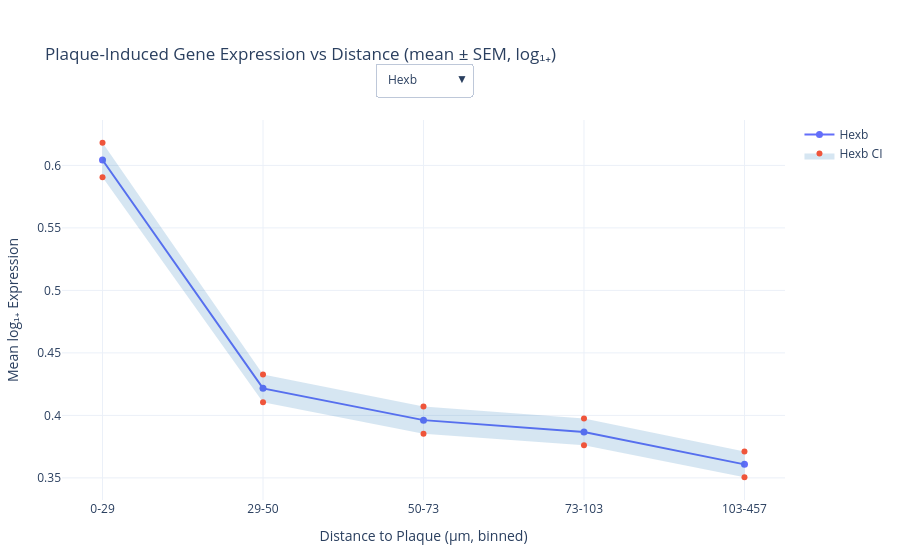

The notebook cell saved with this chart:
### Markdown cell above
- Visualization details: `plot_gene_expression_by_distance` draws per-gene mean ± SEM across ordered distance bins; `plot_expression_heatmap` summarizes the same information compactly. Both highlight consistent decreasing gradients for microglial (e.g., Hexb, Ctsd, Cst3, Apoe) and astrocytic (e.g., Gfap, Serpina3n, Vim) markers.

### Code cell
plot_gene_expression_by_distance_interactive(
    summary_df,
    pig_genes=PIG_GENES,  # replace with your list
)

### Figure 1 — Plotly figure (JSON) as saved in the notebook; plotly's stock layout.template omitted (floating-point values rounded to 4 significant figures)
{"data": [{"line": {"width": 2}, "marker": {"size": 7}, "mode": "lines+markers", "name": "Hexb", "type": "scatter", "visible": true, "x": ["0-29", "29-50", "50-73", "73-103", "103-457"], "y": [0.6043, 0.4216, 0.3962, 0.3867, 0.3608]}, {"fill": "toself", "fillcolor": "rgba(31, 119, 180, 0.18)", "hoverinfo": "skip", "line": {"width": 0}, "name": "Hexb CI", "type": "scatter", "visible": true, "x": ["0-29", "29-50", "50-73", "73-103", "103-457", "103-457", "73-103", "50-73", "29-50", "0-29"], "y": [0.6181, 0.4327, 0.4072, 0.3974, 0.3711, 0.3505, 0.3761, 0.3852, 0.4105, 0.5905]}, {"line": {"width": 2}, "marker": {"size": 7}, "mode": "lines+markers", "name": "Cst3", "type": "scatter", "visible": false, "x": ["0-29", "29-50", "50-73", "73-103", "103-457"], "y": [2.691, 2.63, 2.57, 2.51, 2.374]}, {"fill": "toself", "fillcolor": "rgba(31, 119, 180, 0.18)", "hoverinfo": "skip", "line": {"width": 0}, "name": "Cst3 CI", "type": "scatter", "visible": false, "x": ["0-29", "29-50", "50-73", "73-103", "103-457", "103-457", "73-103", "50-73", "29-50", "0-29"], "y": [2.706, 2.644, 2.584, 2.525, 2.39, 2.359, 2.495, 2.555, 2.615, 2.676]}, {"line": {"width": 2}, "marker": {"size": 7}, "mode": "lines+markers", "name": "Cd63", "type": "scatter", "visible": false, "x": ["0-29", "29-50", "50-73", "73-103", "103-457"], "y": [0.7563, 0.6249, 0.5932, 0.563, 0.5717]}, {"fill": "toself", "fillcolor": "rgba(31, 119, 180, 0.18)", "hoverinfo": "skip", "line": {"width": 0}, "name": "Cd63 CI", "type": "scatter", "visible": false, "x": ["0-29", "29-50", "50-73", "73-103", "103-457", "103-457", "73-103", "50-73", "29-50", "0-29"], "y": [0.7684, 0.6365, 0.6045, 0.5741, 0.5833, 0.56, 0.5519, 0.5819, 0.6134, 0.7441]}, {"line": {"width": 2}, "marker": {"size": 7}, "mode": "lines+markers", "name": "C4b", "type": "scatter", "visible": false, "x": ["0-29", "29-50", "50-73", "73-103", "103-457"], "y": [0.6308, 0.5782, 0.5309, 0.4686, 0.4475]}, {"fill": "toself", "fillcolor": "rgba(31, 119, 180, 0.18)", "hoverinfo": "skip", "line": {"width": 0}, "name": "C4b CI", "type": "scatter", "visible": false, "x": ["0-29", "29-50", "50-73", "73-103", "103-457", "103-457", "73-103", "50-73", "29-50", "0-29"], "y": [0.644, 0.5912, 0.5434, 0.4804, 0.4593, 0.4358, 0.4568, 0.5184, 0.5652, 0.6176]}, {"line": {"width": 2}, "marker": {"size": 7}, "mode": "lines+markers", "name": "Ctsd", "type": "scatter", "visible": false, "x": ["0-29", "29-50", "50-73", "73-103", "103-457"], "y": [1.342, 1.14, 1.119, 1.093, 1.07]}, {"fill": "toself", "fillcolor": "rgba(31, 119, 180, 0.18)", "hoverinfo": "skip", "line": {"width": 0}, "name": "Ctsd CI", "type": "scatter", "visible": false, "x": ["0-29", "29-50", "50-73", "73-103", "103-457", "103-457", "73-103", "50-73", "29-50", "0-29"], "y": [1.357, 1.154, 1.133, 1.107, 1.084, 1.056, 1.08, 1.106, 1.127, 1.327]}, {"line": {"width": 2}, "marker": {"size": 7}, "mode": "lines+markers", "name": "B2m", "type": "scatter", "visible": false, "x": ["0-29", "29-50", "50-73", "73-103", "103-457"], "y": [0.9646, 0.7763, 0.7125, 0.6737, 0.5948]}, {"fill": "toself", "fillcolor": "rgba(31, 119, 180, 0.18)", "hoverinfo": "skip", "line": {"width": 0}, "name": "B2m CI", "type": "scatter", "visible": false, "x": ["0-29", "29-50", "50-73", "73-103", "103-457", "103-457", "73-103", "50-73", "29-50", "0-29"], "y": [0.9777, 0.7885, 0.7244, 0.6854, 0.6062, 0.5835, 0.662, 0.7006, 0.7641, 0.9515]}, {"line": {"width": 2}, "marker": {"size": 7}, "mode": "lines+markers", "name": "H2-K1", "type": "scatter", "visible": false, "x": ["0-29", "29-50", "50-73", "73-103", "103-457"], "y": [0.4507, 0.354, 0.3357, 0.3167, 0.2938]}, {"fill": "toself", "fillcolor": "rgba(31, 119, 180, 0.18)", "hoverinfo": "skip", "line": {"width": 0}, "name": "H2-K1 CI", "type": "scatter", "visible": false, "x": ["0-29", "29-50", "50-73", "73-103", "103-457", "103-457", "73-103", "50-73", "29-50", "0-29"], "y": [0.4608, 0.3632, 0.3447, 0.3255, 0.3023, 0.2853, 0.3079, 0.3268, 0.3449, 0.4407]}, {"line": {"width": 2}, "marker": {"size": 7}, "mode": "lines+markers", "name": "Apoe", "type": "scatter", "visible": false, "x": ["0-29", "29-50", "50-73", "73-103", "103-457"], "y": [1.972, 1.852, 1.812, 1.777, 1.716]}, {"fill": "toself", "fillcolor": "rgba(31, 119, 180, 0.18)", "hoverinfo": "skip", "line": {"width": 0}, "name": "Apoe CI", "type": "scatter", "visible": false, "x": ["0-29", "29-50", "50-73", "73-103", "103-457", "103-457", "73-103", "50-73", "29-50", "0-29"], "y": [1.988, 1.867, 1.827, 1.793, 1.732, 1.7, 1.762, 1.797, 1.836, 1.957]}, {"line": {"width": 2}, "marker": {"size": 7}, "mode": "lines+markers", "name": "Gfap", "type": "scatter", "visible": false, "x": ["0-29", "29-50", "50-73", "73-103", "103-457"], "y": [1.704, 1.411, 1.229, 1.13, 0.9847]}, {"fill": "toself", "fillcolor": "rgba(31, 119, 180, 0.18)", "hoverinfo": "skip", "line": {"width": 0}, "name": "Gfap CI", "type": "scatter", "visible": false, "x": ["0-29", "29-50", "50-73", "73-103", "103-457", "103-457", "73-103", "50-73", "29-50", "0-29"], "y": [1.725, 1.431, 1.248, 1.148, 1.001, 0.9681, 1.112, 1.21, 1.392, 1.684]}, {"line": {"width": 2}, "marker": {"size": 7}, "mode": "lines+markers", "name": "Nrep", "type": "scatter", "visible": false, "x": ["0-29", "29-50", "50-73", "73-103", "103-457"], "y": [0.3556, 0.4057, 0.4, 0.3845, 0.3428]}, {"fill": "toself", "fillcolor": "rgba(31, 119, 180, 0.18)", "hoverinfo": "skip", "line": {"width": 0}, "name": "Nrep CI", "type": "scatter", "visible": false, "x": ["0-29", "29-50", "50-73", "73-103", "103-457", "103-457", "73-103", "50-73", "29-50", "0-29"], "y": [0.366, 0.4168, 0.4109, 0.3949, 0.3526, 0.333, 0.3742, 0.3891, 0.3946, 0.3451]}, {"line": {"width": 2}, "marker": {"size": 7}, "mode": "lines+markers", "name": "Serpina3n", "type": "scatter", "visible": false, "x": ["0-29", "29-50", "50-73", "73-103", "103-457"], "y": [0.3843, 0.3026, 0.2488, 0.2116, 0.2105]}, {"fill": "toself", "fillcolor": "rgba(31, 119, 180, 0.18)", "hoverinfo": "skip", "line": {"width": 0}, "name": "Serpina3n CI", "type": "scatter", "visible": false, "x": ["0-29", "29-50", "50-73", "73-103", "103-457", "103-457", "73-103", "50-73", "29-50", "0-29"], "y": [0.3952, 0.3124, 0.2578, 0.2197, 0.2187, 0.2022, 0.2035, 0.2399, 0.2928, 0.3733]}, {"line": {"width": 2}, "marker": {"size": 7}, "mode": "lines+markers", "name": "Cd74", "type": "scatter", "visible": false, "x": ["0-29", "29-50", "50-73", "73-103", "103-457"], "y": [0.2214, 0.1001, 0.08051, 0.07316, 0.05831]}, {"fill": "toself", "fillcolor": "rgba(31, 119, 180, 0.18)", "hoverinfo": "skip", "line": {"width": 0}, "name": "Cd74 CI", "type": "scatter", "visible": false, "x": ["0-29", "29-50", "50-73", "73-103", "103-457", "103-457", "73-103", "50-73", "29-50", "0-29"], "y": [0.2307, 0.1062, 0.08599, 0.07839, 0.06299, 0.05364, 0.06793, 0.07502, 0.09388, 0.212]}, {"line": {"width": 2}, "marker": {"size": 7}, "mode": "lines+markers", "name": "Cxcl10", "type": "scatter", "visible": false, "x": ["0-29", "29-50", "50-73", "73-103", "103-457"], "y": [0.03114, 0.0131, 0.009506, 0.006162, 0.006018]}, {"fill": "toself", "fillcolor": "rgba(31, 119, 180, 0.18)", "hoverinfo": "skip", "line": {"width": 0}, "name": "Cxcl10 CI", "type": "scatter", "visible": false, "x": ["0-29", "29-50", "50-73", "73-103", "103-457", "103-457", "73-103", "50-73", "29-50", "0-29"], "y": [0.03486, 0.01534, 0.01133, 0.007602, 0.007571, 0.004465, 0.004722, 0.007678, 0.01087, 0.02741]}, {"line": {"width": 2}, "marker": {"size": 7}, "mode": "lines+markers", "name": "Vim", "type": "scatter", "visible": false, "x": ["0-29", "29-50", "50-73", "73-103", "103-457"], "y": [0.6065, 0.3665, 0.3054, 0.2859, 0.2816]}, {"fill": "toself", "fillcolor": "rgba(31, 119, 180, 0.18)", "hoverinfo": "skip", "line": {"width": 0}, "name": "Vim CI", "type": "scatter", "visible": false, "x": ["0-29", "29-50", "50-73", "73-103", "103-457", "103-457", "73-103", "50-73", "29-50", "0-29"], "y": [0.6204, 0.3774, 0.3151, 0.2955, 0.2915, 0.2718, 0.2764, 0.2956, 0.3557, 0.5926]}, {"line": {"width": 2}, "marker": {"size": 7}, "mode": "lines+markers", "name": "S100a6", "type": "scatter", "visible": false, "x": ["0-29", "29-50", "50-73", "73-103", "103-457"], "y": [0.3153, 0.2335, 0.193, 0.1885, 0.1745]}, {"fill": "toself", "fillcolor": "rgba(31, 119, 180, 0.18)", "hoverinfo": "skip", "line": {"width": 0}, "name": "S100a6 CI", "type": "scatter", "visible": false, "x": ["0-29", "29-50", "50-73", "73-103", "103-457", "103-457", "73-103", "50-73", "29-50", "0-29"], "y": [0.3245, 0.2414, 0.2001, 0.1956, 0.1814, 0.1675, 0.1815, 0.1859, 0.2256, 0.3062]}, {"line": {"width": 2}, "marker": {"size": 7}, "mode": "lines+markers", "name": "Ifit3", "type": "scatter", "visible": false, "x": ["0-29", "29-50", "50-73", "73-103", "103-457"], "y": [0.2526, 0.1987, 0.1963, 0.1795, 0.162]}, {"fill": "toself", "fillcolor": "rgba(31, 119, 180, 0.18)", "hoverinfo": "skip", "line": {"width": 0}, "name": "Ifit3 CI", "type": "scatter", "visible": false, "x": ["0-29", "29-50", "50-73", "73-103", "103-457", "103-457", "73-103", "50-73", "29-50", "0-29"], "y": [0.2611, 0.2062, 0.2038, 0.1867, 0.1689, 0.155, 0.1723, 0.1888, 0.1912, 0.2442]}], "layout": {"margin": {"b": 60, "l": 60, "r": 20, "t": 120}, "title": {"text": "Plaque-Induced Gene Expression vs Distance (mean ± SEM, log₁₊)"}, "updatemenus": [{"buttons": [{"args": [{"visible": [true, true, false, false, false, false, false, false, false, false, false, false, false, false, false, false, false, false, false, false, false, false, false, false, false, false, false, false, false, false, false, false]}, {"title": "Plaque-Induced Gene Expression vs Distance (mean ± SEM, log₁₊)<br><sup>Hexb</sup>"}], "label": "Hexb", "method": "update"}, {"args": [{"visible": [false, false, true, true, false, false, false, false, false, false, false, false, false, false, false, false, false, false, false, false, false, false, false, false, false, false, false, false, false, false, false, false]}, {"title": "Plaque-Induced Gene Expression vs Distance (mean ± SEM, log₁₊)<br><sup>Cst3</sup>"}], "label": "Cst3", "method": "update"}, {"args": [{"visible": [false, false, false, false, true, true, false, false, false, false, false, false, false, false, false, false, false, false, false, false, false, false, false, false, false, false, false, false, false, false, false, false]}, {"title": "Plaque-Induced Gene Expression vs Distance (mean ± SEM, log₁₊)<br><sup>Cd63</sup>"}], "label": "Cd63", "method": "update"}, {"args": [{"visible": [false, false, false, false, false, false, true, true, false, false, false, false, false, false, false, false, false, false, false, false, false, false, false, false, false, false, false, false, false, false, false, false]}, {"title": "Plaque-Induced Gene Expression vs Distance (mean ± SEM, log₁₊)<br><sup>C4b</sup>"}], "label": "C4b", "method": "update"}, {"args": [{"visible": [false, false, false, false, false, false, false, false, true, true, false, false, false, false, false, false, false, false, false, false, false, false, false, false, false, false, false, false, false, false, false, false]}, {"title": "Plaque-Induced Gene Expression vs Distance (mean ± SEM, log₁₊)<br><sup>Ctsd</sup>"}], "label": "Ctsd", "method": "update"}, {"args": [{"visible": [false, false, false, false, false, false, false, false, false, false, true, true, false, false, false, false, false, false, false, false, false, false, false, false, false, false, false, false, false, false, false, false]}, {"title": "Plaque-Induced Gene Expression vs Distance (mean ± SEM, log₁₊)<br><sup>B2m</sup>"}], "label": "B2m", "method": "update"}, {"args": [{"visible": [false, false, false, false, false, false, false, false, false, false, false, false, true, true, false, false, false, false, false, false, false, false, false, false, false, false, false, false, false, false, false, false]}, {"title": "Plaque-Induced Gene Expression vs Distance (mean ± SEM, log₁₊)<br><sup>H2-K1</sup>"}], "label": "H2-K1", "method": "update"}, {"args": [{"visible": [false, false, false, false, false, false, false, false, false, false, false, false, false, false, true, true, false, false, false, false, false, false, false, false, false, false, false, false, false, false, false, false]}, {"title": "Plaque-Induced Gene Expression vs Distance (mean ± SEM, log₁₊)<br><sup>Apoe</sup>"}], "label": "Apoe", "method": "update"}, {"args": [{"visible": [false, false, false, false, false, false, false, false, false, false, false, false, false, false, false, false, true, true, false, false, false, false, false, false, false, false, false, false, false, false, false, false]}, {"title": "Plaque-Induced Gene Expression vs Distance (mean ± SEM, log₁₊)<br><sup>Gfap</sup>"}], "label": "Gfap", "method": "update"}, {"args": [{"visible": [false, false, false, false, false, false, false, false, false, false, false, false, false, false, false, false, false, false, true, true, false, false, false, false, false, false, false, false, false, false, false, false]}, {"title": "Plaque-Induced Gene Expression vs Distance (mean ± SEM, log₁₊)<br><sup>Nrep</sup>"}], "label": "Nrep", "method": "update"}, {"args": [{"visible": [false, false, false, false, false, false, false, false, false, false, false, false, false, false, false, false, false, false, false, false, true, true, false, false, false, false, false, false, false, false, false, false]}, {"title": "Plaque-Induced Gene Expression vs Distance (mean ± SEM, log₁₊)<br><sup>Serpina3n</sup>"}], "label": "Serpina3n", "method": "update"}, {"args": [{"visible": [false, false, false, false, false, false, false, false, false, false, false, false, false, false, false, false, false, false, false, false, false, false, true, true, false, false, false, false, false, false, false, false]}, {"title": "Plaque-Induced Gene Expression vs Distance (mean ± SEM, log₁₊)<br><sup>Cd74</sup>"}], "label": "Cd74", "method": "update"}, {"args": [{"visible": [false, false, false, false, false, false, false, false, false, false, false, false, false, false, false, false, false, false, false, false, false, false, false, false, true, true, false, false, false, false, false, false]}, {"title": "Plaque-Induced Gene Expression vs Distance (mean ± SEM, log₁₊)<br><sup>Cxcl10</sup>"}], "label": "Cxcl10", "method": "update"}, {"args": [{"visible": [false, false, false, false, false, false, false, false, false, false, false, false, false, false, false, false, false, false, false, false, false, false, false, false, false, false, true, true, false, false, false, false]}, {"title": "Plaque-Induced Gene Expression vs Distance (mean ± SEM, log₁₊)<br><sup>Vim</sup>"}], "label": "Vim", "method": "update"}, {"args": [{"visible": [false, false, false, false, false, false, false, false, false, false, false, false, false, false, false, false, false, false, false, false, false, false, false, false, false, false, false, false, true, true, false, false]}, {"title": "Plaque-Induced Gene Expression vs Distance (mean ± SEM, log₁₊)<br><sup>S100a6</sup>"}], "label": "S100a6", "method": "update"}, {"args": [{"visible": [false, false, false, false, false, false, false, false, false, false, false, false, false, false, false, false, false, false, false, false, false, false, false, false, false, false, false, false, false, false, true, true]}, {"title": "Plaque-Induced Gene Expression vs Distance (mean ± SEM, log₁₊)<br><sup>Ifit3</sup>"}], "label": "Ifit3", "method": "update"}], "direction": "down", "x": 0.5, "xanchor": "center", "y": 1.15, "yanchor": "top"}], "xaxis": {"title": {"text": "Distance to Plaque (µm, binned)"}}, "yaxis": {"title": {"text": "Mean log₁₊ Expression"}}}}
